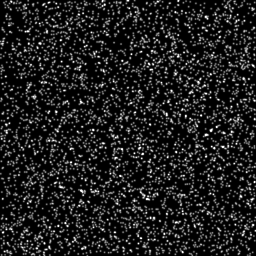
#> input picture demos/SQG_00001_img1.tif, 256 x 256 px
$ python main.py
#> lines starting #> are read from the running program, lines starting #| are printed output that depends on the picture
### src/load_images.py
from imageio import imread

def load_images(Storage, image_address_1, image_address_2):
    """
    load_images Load images into the Storage class
    Supports formats: jpg, jpeg, png, tif
    """
#> called with image_address_1 = '../demos/SQG_00001_img1.tif', image_address_2 = '../demos/SQG_00001_img2.tif'
    Storage.src_image_1 = imread(image_address_1)
#> Storage.src_image_1 is the input picture: shape (256, 256); min 0, max 255, mean 30.4
    Storage.src_image_2 = imread(image_address_2)
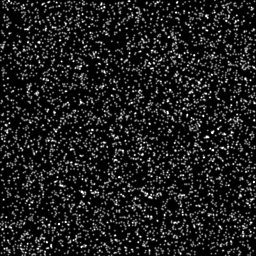
#> input picture demos/SQG_00001_img2.tif, 256 x 256 px
#> Storage.src_image_2 is the input picture: shape (256, 256); min 0, max 255, mean 30.4

# Example usage
# storage = Storage()
# load_images(storage, 'path/to/image1.jpg', 'path/to/image2.png')

### src/preprocessing.py
import numpy as np
from skimage.color import rgb2gray

class Storage:
    # [5 lines left out: function __init__, not called in this run]

def preprocessing(Storage):
    """
    preprocessing Image preprocessing
    Converts color images to grayscale and converts them to double data type.
    Assumes that the source images are the same size.
    """

    size_image = Storage.src_image_1.shape

    # Convert color images to grayscale and store in the Storage class
    if len(size_image) == 3 and size_image[2] > 1:
        Storage.image_1 = rgb2gray(Storage.src_image_1)
        Storage.image_2 = rgb2gray(Storage.src_image_2)
    else:
        Storage.image_1 = Storage.src_image_1
        Storage.image_2 = Storage.src_image_2

    # Convert to double data type
    if not np.issubdtype(Storage.image_1.dtype, np.float64):
        Storage.image_1 = Storage.image_1.astype(np.float64)
        Storage.image_2 = Storage.image_2.astype(np.float64)

# [5 lines of commented-out code are left out]

### src/pass_function.py
from images_split import images_split
from deform_images import deform_images
from resize_field import resize_field
from cross_correlate import cross_correlate
from double_correlate import double_correlate
from search_peak import search_peak
import numpy as np


def pass_function(Storage, window_size, overlap, *args):
    """
    pass_function Calculation of the vector field by the cross-correlation method
    Performs cross-correlation of local areas (interrogation windows) on a pair
    of images. Depending on the specified parameters, it can work as
    a pass to obtain the primary vector field, or as a pass to
    refine the existing vector field.
    """

    # Default parameter definitions
    type_pass = 'first'       # pass type 'first' or 'next'
    double_corr = False       # multiplication of neighboring correlation maps
    direct = 'x'              # multiplication method
    restriction = False       # restriction of the search area for the correlation peak
    restriction_area = 1/2    # restriction size relative to the window size
    deform = False            # image deformation
    deform_type = 'symmetric' # deformation type
    borders = True            # image border processing

    # Parameter parser
    k = 0
    while k < len(args):
        if args[k] == 'type_pass':
            type_pass = args[k + 1]
        elif args[k] == 'double_corr':
            double_corr = True
            direct = args[k + 1]
        elif args[k] == 'restriction':
            restriction = True
            restriction_area = args[k + 1]
            if restriction_area == '1/2':
                restriction_area = 1/2
            elif restriction_area == '1/3':
                restriction_area = 1/3
            elif restriction_area == '1/4':
                restriction_area = 1/4
            else:
                raise ValueError('Invalid parameter')
        elif args[k] == 'deform':
            deform = True
            deform_type = args[k + 1]
        elif args[k] == 'borders':
            borders = args[k + 1]
        else:
            raise ValueError('Incorrect parameter specified')
        k += 2

    # The rest of the function implementation goes here
    """
    pass_function Calculation of the vector field by the cross-correlation method
    Performs cross-correlation of local areas (interrogation windows) on a pair
    of images. Depending on the specified parameters, it can work as
    a pass to obtain the primary vector field, or as a pass to
    refine the existing vector field.
    """

    # Check for changes in window size and overlap
    multigrid = type_pass != 'first' and (not np.array_equal(Storage.window_size, window_size) or not np.array_equal(Storage.overlap, overlap))

    # Record new window sizes and overlap
    Storage.window_size = window_size
    Storage.overlap = overlap

    # Form coordinates of interrogation windows on the first image
    X0, Y0 = images_split(Storage, type_pass, multigrid, borders)

    # Size of the new vector field
    size_map = X0.shape

    # Deform images
    if deform:
        deform_images(Storage, deform_type)

    # Scale the vector field (multigrid)
    if multigrid:
        resize_field(Storage, size_map)

    # Calculate correlation maps
    cross_correlate(Storage, size_map, X0, Y0, type_pass, deform, double_corr)

    # Multiply neighboring correlation maps
    if double_corr:
        double_correlate(Storage, direct)

    # Search for the correlation peak
    search_peak(Storage, size_map, restriction, restriction_area)

    # Record the resulting vector field
    if type_pass == 'first':
        Storage.vectors_map = Storage.vectors_map_last_pass
    else:
        Storage.vectors_map += Storage.vectors_map_last_pass

# Example usage
# storage = Storage()
# pass_function(storage, [32, 32], [16, 16], type_pass='first', double_corr=True, direct='x', restriction=True, restriction_area=0.5, deform=True, deform_type='symmetric', borders=True)

### src/images_split.py
import numpy as np

def images_split(Storage, type_pass, multigrid, borders):
    """
    images_split Calculate the coordinates of the interrogation windows on the image
    Performs the calculation of the coordinates of the interrogation windows without considering the vector field.
    """
#> called with type_pass = 'first', multigrid = False, borders = True

    if type_pass == 'first' or multigrid:  # calculate the coordinates of the interrogation windows
        image_size = Storage.image_1.shape

        image_size = np.array(image_size)
        window_size = np.array(Storage.window_size)
        # Number of interrogation windows horizontally and vertically
        field_shape = np.floor((image_size - window_size) / (window_size - Storage.overlap)) + 1

        # Size of the area covered by the interrogation windows
        w = field_shape[1] * (Storage.window_size[1] - Storage.overlap[1]) + Storage.overlap[1]
        h = field_shape[0] * (Storage.window_size[0] - Storage.overlap[0]) + Storage.overlap[0]

        # Residual boundaries not covered by the interrogation windows
        remainder = [image_size[0] - h, image_size[1] - w]

        # Residual boundaries in the upper left part of the image
        x_left_remainder = np.floor(remainder[1] / 2) + 1
        y_top_remainder = np.floor(remainder[0] / 2) + 1

        # Size of the centered area covered by the interrogation windows
        search_area_size = [x_left_remainder, y_top_remainder, w, h]

        # Calculate the centers of the interrogation windows
        if (Storage.window_size[1] - Storage.overlap[1]) > 1:  # for overlap greater than one pixel
            x = np.arange(search_area_size[0] + np.ceil(Storage.window_size[1] / 2) - 1,
                          search_area_size[0] + search_area_size[2] - np.ceil(Storage.window_size[1] / 2) + 1,
                          Storage.window_size[1] - Storage.overlap[1])
            y = np.arange(search_area_size[1] + np.ceil(Storage.window_size[0] / 2) - 1,
                          search_area_size[1] + search_area_size[3] - np.ceil(Storage.window_size[0] / 2) + 1,
                          Storage.window_size[0] - Storage.overlap[0])
        else:  # for overlap equal to one pixel
            x = np.arange(search_area_size[0] + np.ceil(Storage.window_size[1] / 2) - 1,
                          search_area_size[0] + search_area_size[2] - np.ceil(Storage.window_size[1] / 2),
                          Storage.window_size[1] - Storage.overlap[1])
            y = np.arange(search_area_size[1] + np.ceil(Storage.window_size[0] / 2) - 1,
                          search_area_size[1] + search_area_size[3] - np.ceil(Storage.window_size[0] / 2),
                          Storage.window_size[0] - Storage.overlap[0])

        # Add interrogation windows at the borders of the image for full coverage
        if borders:
            if remainder[0] != 0:
                if remainder[0] == 1:  # if the residual boundary is one pixel
                    y = np.append(y, y[-1] + np.floor(remainder[0] / 2) + np.mod(remainder[0], 2))
                else:
                    y = np.append(np.insert(y, 0, y[0] - np.floor(remainder[0] / 2)), y[-1] + np.floor(remainder[0] / 2) + np.mod(remainder[0], 2))
            if remainder[1] != 0:
                if remainder[1] == 1:  # if the residual boundary is one pixel
                    x = np.append(x, x[-1] + np.floor(remainder[1] / 2) + np.mod(remainder[1], 2))
                else:
                    x = np.append(np.insert(x, 0, x[0] - np.floor(remainder[1] / 2)), x[-1] + np.floor(remainder[1] / 2) + np.mod(remainder[1], 2))

        X0, Y0 = np.meshgrid(x, y)
        return X0, Y0

# [6 lines of commented-out code are left out]

### src/cross_correlate.py
import numpy as np
from scipy.signal import correlate2d

def cross_correlate(Storage, size_map, X0, Y0, type_pass, deform, double_corr):
    """
    cross_correlate Calculate cross-correlation of interrogation windows
    Performs cross-correlation of interrogation windows using the built-in function scipy.signal.correlate2d
    """
#> called with size_map = (15, 15), X0 = array of shape (15, 15), Y0 = array of shape (15, 15), type_pass = 'first', deform = False, double_corr = False

    # Initialize new masks
    Storage.outliers_map = np.zeros(size_map)
    Storage.replaces_map = np.zeros(size_map)

    # Initialize new correlation maps
    Storage.correlation_maps = np.empty(size_map, dtype=object)

    if type_pass == 'first' or deform:  # in case of no displacement of interrogation windows for the second image
        for i in range(size_map[0]):
            for j in range(size_map[1]):
                correlate(Storage, i, j, X0, Y0, double_corr)
#> this loop made 15 passes
#> pass 1, in correlate, `window_1 = Storage.image_1[y_start:y_end+1, x_start:x_end+1]`:
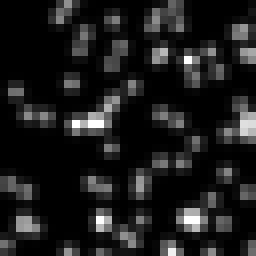
#> window_1: shape (32, 32) float64 (shown 8 times larger); min 0, max 255, mean 28.6
#> pass 1, in correlate, `window_2 = Storage.image_2[y_start:y_end+1, x_start:x_end+1]`:
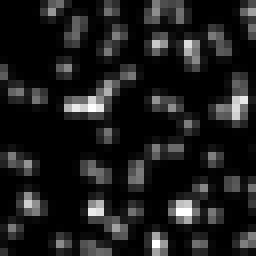
#> window_2: shape (32, 32) float64 (shown 8 times larger); min 0, max 255, mean 29
#> pass 1, in correlate, `correlation_map = correlate2d(window_1, window_2, mode='full')`:
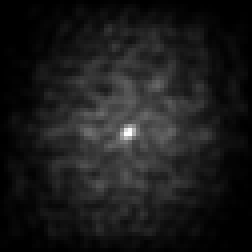
#> correlation_map: shape (63, 63) float64 (shown 4 times larger); min 0, max 2044103, mean 218560.3; drawn with min black and max white
    else:  # there are displacements of interrogation windows for the second image
        # Center without borders
        for i in range(1, size_map[0] - 1):
            for j in range(1, size_map[1] - 1):
                correlate(Storage, i, j, X0, Y0, double_corr, offset=True, validate_borders=True)
        # Left border
        for i in range(size_map[0]):
            correlate(Storage, i, 0, X0, Y0, double_corr, offset=True, validate_borders=True)
        # Right border
        for i in range(size_map[0]):
            correlate(Storage, i, size_map[1] - 1, X0, Y0, double_corr, offset=True, validate_borders=True)
        # Top border
        for j in range(size_map[1]):
            correlate(Storage, 0, j, X0, Y0, double_corr, offset=True, validate_borders=True)
        # Bottom border
        for j in range(size_map[1]):
            correlate(Storage, size_map[0] - 1, j, X0, Y0, double_corr, offset=True, validate_borders=True)

def correlate(Storage, i, j, X0, Y0, double_corr, offset=False, validate_borders=False):
    """
    Perform correlation for a specific interrogation window
    """

    # Default parameters
    x_start = int(X0[i, j])
    x_end = int(X0[i, j] + Storage.window_size[1] - 1)
    y_start = int(Y0[i, j])
    y_end = int(Y0[i, j] + Storage.window_size[0] - 1)

    # Placeholder for the actual correlation logic
    # This should include extracting the interrogation windows and performing cross-correlation
    # For example:
    window_1 = Storage.image_1[y_start:y_end+1, x_start:x_end+1]
    window_2 = Storage.image_2[y_start:y_end+1, x_start:x_end+1]
    correlation_map = correlate2d(window_1, window_2, mode='full')
    Storage.correlation_maps[i, j] = correlation_map

# [5 lines of commented-out code are left out]

### src/search_peak.py
import numpy as np

def search_peak(Storage, size_map, restriction, restriction_area):
    """
    search_peak Search for the correlation maximum
    Performs a search for the correlation peak. For outliers, no search is performed, and zero displacement is recorded.
    """
#> called with size_map = (15, 15), restriction = True, restriction_area = 0.5

    # Initialize a new vector field for the last pass
    Storage.vectors_map_last_pass = np.zeros((size_map[0], size_map[1], 2))

    # Peak search
    if restriction:  # with search area restriction
        x_start = Storage.window_size[1] - round(restriction_area * Storage.window_size[1])
        x_end = Storage.window_size[1] + round(restriction_area * Storage.window_size[1])
        y_start = Storage.window_size[0] - round(restriction_area * Storage.window_size[0])
        y_end = Storage.window_size[0] + round(restriction_area * Storage.window_size[0])
        for i in range(size_map[0]):
            for j in range(size_map[1]):
                if Storage.outliers_map[i, j]:  # for outliers, record zero displacement
                    Storage.vectors_map_last_pass[i, j, :] = [0, 0]
                    Storage.outliers_map[i, j] = 0  # exclude from outliers (maybe should not exclude)
                else:
                    limit_corr_map = Storage.correlation_maps[i, j][y_start:y_end, x_start:x_end]
                    y_peak, x_peak = np.unravel_index(np.argmax(limit_corr_map), limit_corr_map.shape)
                    Storage.vectors_map_last_pass[i, j, :] = [x_peak - Storage.window_size[1] + x_start - 1, y_peak - Storage.window_size[0] + y_start - 1]
#> (the rest of the program and of its run is left out)
